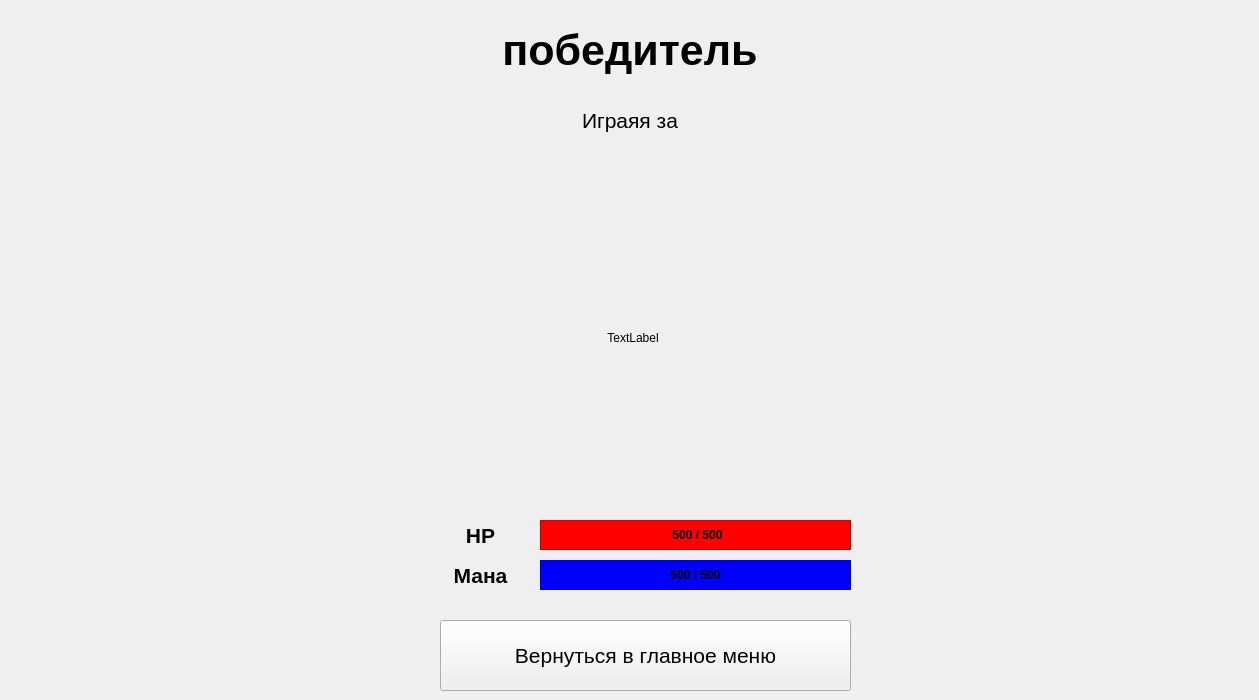
      <widget class="QWidget" name="winner">
       <widget class="QLabel" name="winnerName">
        <property name="geometry">
         <rect>
          <x>10</x>
          <y>20</y>
          <width>1240</width>
          <height>61</height>
         </rect>
        </property>
        <property name="font">
         <font>
          <pointsize>32</pointsize>
          <bold>true</bold>
         </font>
        </property>
        <property name="text">
         <string>победитель</string>
        </property>
        <property name="alignment">
         <set>Qt::AlignCenter</set>
        </property>
       </widget>
       <widget class="QLabel" name="winnerHero">
        <property name="geometry">
         <rect>
          <x>10</x>
          <y>100</y>
          <width>1240</width>
          <height>41</height>
         </rect>
        </property>
        <property name="font">
         <font>
          <pointsize>16</pointsize>
         </font>
        </property>
        <property name="text">
         <string>Играяя за</string>
        </property>
        <property name="alignment">
         <set>Qt::AlignCenter</set>
        </property>
       </widget>
       <widget class="QLabel" name="winerHeroGIf">
        <property name="geometry">
         <rect>
          <x>490</x>
          <y>180</y>
          <width>286</width>
          <height>316</height>
         </rect>
        </property>
        <property name="focusPolicy">
         <enum>Qt::WheelFocus</enum>
        </property>
        <property name="text">
         <string>TextLabel</string>
        </property>
        <property name="alignment">
         <set>Qt::AlignCenter</set>
        </property>
       </widget>
       <widget class="QFrame" name="frame_33">
        <property name="geometry">
         <rect>
          <x>540</x>
          <y>520</y>
          <width>311</width>
          <height>30</height>
         </rect>
        </property>
        <property name="styleSheet">
         <string notr="true">background-color: red;</string>
        </property>
        <property name="frameShape">
         <enum>QFrame::StyledPanel</enum>
        </property>
        <property name="frameShadow">
         <enum>QFrame::Raised</enum>
        </property>
        <widget class="QLabel" name="winnerHP">
         <property name="geometry">
          <rect>
           <x>12</x>
           <y>5</y>
           <width>291</width>
           <height>20</height>
          </rect>
         </property>
         <property name="font">
          <font>
           <bold>true</bold>
          </font>
         </property>
         <property name="text">
          <string>500 / 500</string>
         </property>
         <property name="alignment">
          <set>Qt::AlignCenter</set>
         </property>
        </widget>
       </widget>
       <widget class="QLabel" name="label_33">
        <property name="geometry">
         <rect>
          <x>440</x>
          <y>520</y>
          <width>81</width>
          <height>31</height>
         </rect>
        </property>
        <property name="font">
         <font>
          <pointsize>16</pointsize>
          <bold>true</bold>
         </font>
        </property>
        <property name="text">
         <string>HP</string>
        </property>
        <property name="alignment">
         <set>Qt::AlignCenter</set>
        </property>
       </widget>
       <widget class="QLabel" name="label_34">
        <property name="geometry">
         <rect>
          <x>440</x>
          <y>560</y>
          <width>81</width>
          <height>31</height>
         </rect>
        </property>
        <property name="font">
         <font>
          <pointsize>16</pointsize>
          <bold>true</bold>
         </font>
        </property>
        <property name="text">
         <string>Мана</string>
        </property>
        <property name="alignment">
         <set>Qt::AlignCenter</set>
        </property>
       </widget>
       <widget class="QFrame" name="frame_34">
        <property name="geometry">
         <rect>
          <x>540</x>
          <y>560</y>
          <width>311</width>
          <height>30</height>
         </rect>
        </property>
        <property name="styleSheet">
         <string notr="true">background-color: blue</string>
        </property>
        <property name="frameShape">
         <enum>QFrame::StyledPanel</enum>
        </property>
        <property name="frameShadow">
         <enum>QFrame::Raised</enum>
        </property>
        <widget class="QLabel" name="winnerMana">
         <property name="geometry">
          <rect>
           <x>10</x>
           <y>5</y>
           <width>291</width>
           <height>20</height>
          </rect>
         </property>
         <property name="font">
          <font>
           <bold>true</bold>
          </font>
         </property>
         <property name="text">
          <string>500 / 500</string>
         </property>
         <property name="alignment">
          <set>Qt::AlignCenter</set>
         </property>
        </widget>
       </widget>
       <widget class="QPushButton" name="pushButton_15">
        <property name="geometry">
         <rect>
          <x>440</x>
          <y>620</y>
          <width>411</width>
          <height>71</height>
         </rect>
        </property>
        <property name="font">
         <font>
          <pointsize>16</pointsize>
         </font>
        </property>
        <property name="text">
         <string>Вернуться в главное меню</string>
        </property>
       </widget>
      </widget>
